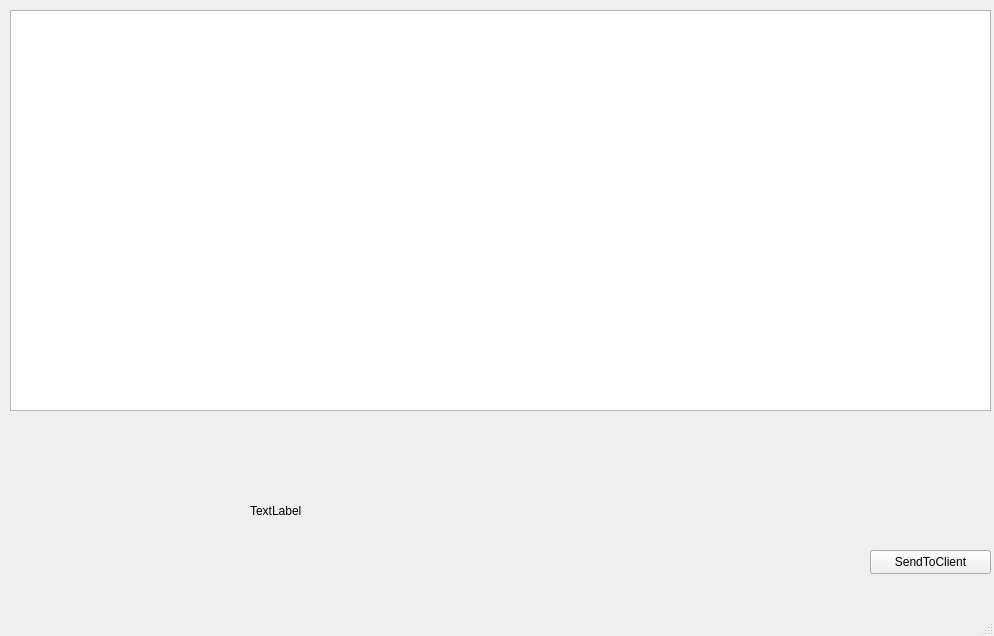
<?xml version="1.0" encoding="UTF-8"?>
<ui version="4.0">
 <class>MainWindow</class>
 <widget class="QMainWindow" name="MainWindow">
  <property name="geometry">
   <rect>
    <x>0</x>
    <y>0</y>
    <width>994</width>
    <height>636</height>
   </rect>
  </property>
  <property name="windowTitle">
   <string>MainWindow</string>
  </property>
  <widget class="QWidget" name="centralwidget">
   <widget class="QTextBrowser" name="textBrowser">
    <property name="geometry">
     <rect>
      <x>10</x>
      <y>10</y>
      <width>981</width>
      <height>401</height>
     </rect>
    </property>
   </widget>
   <widget class="QPushButton" name="pushButton">
    <property name="geometry">
     <rect>
      <x>870</x>
      <y>550</y>
      <width>121</width>
      <height>24</height>
     </rect>
    </property>
    <property name="text">
     <string>SendToClient</string>
    </property>
   </widget>
   <widget class="QLabel" name="label">
    <property name="geometry">
     <rect>
      <x>250</x>
      <y>430</y>
      <width>491</width>
      <height>161</height>
     </rect>
    </property>
    <property name="text">
     <string>TextLabel</string>
    </property>
    <property name="scaledContents">
     <bool>true</bool>
    </property>
   </widget>
  </widget>
  <widget class="QMenuBar" name="menubar">
   <property name="geometry">
    <rect>
     <x>0</x>
     <y>0</y>
     <width>994</width>
     <height>21</height>
    </rect>
   </property>
  </widget>
  <widget class="QStatusBar" name="statusbar"/>
 </widget>
 <resources/>
 <connections/>
</ui>
